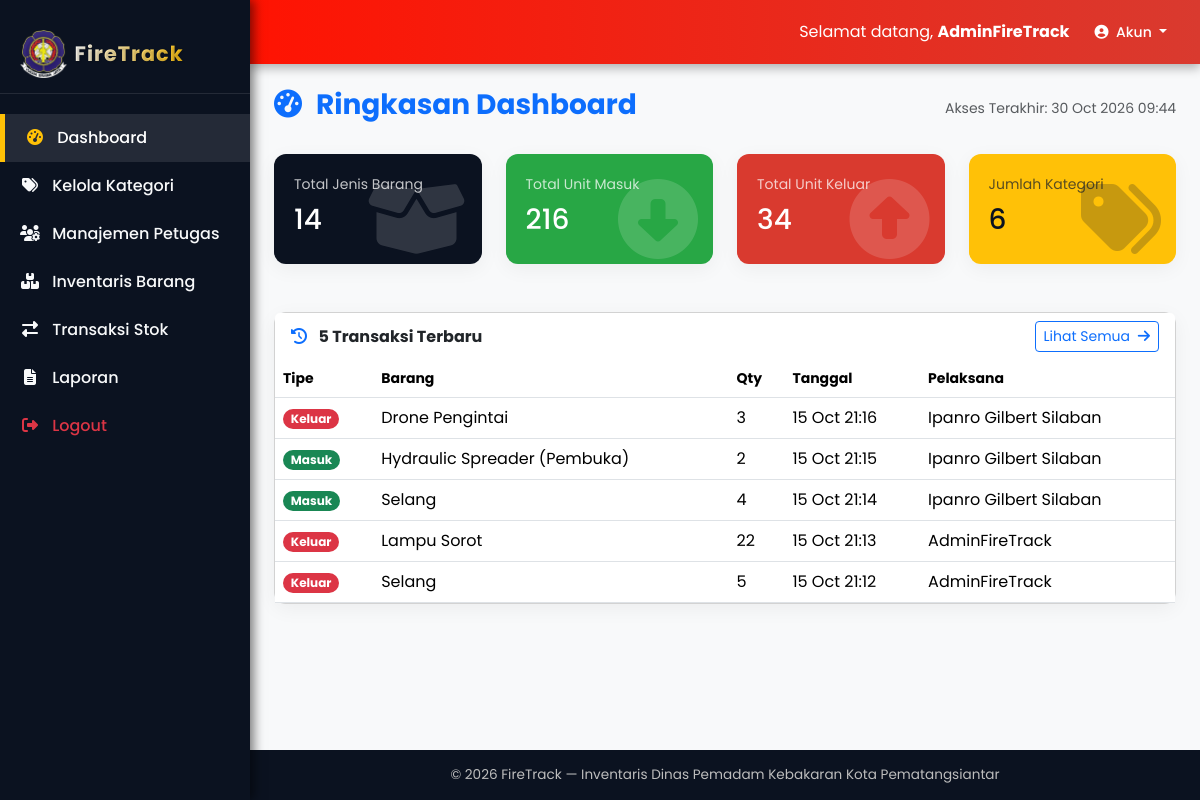
Page /dashboard.php (signed in) on the committed database.
### tables this page shows
CREATE TABLE `transaksi` (
  `id` int(10) UNSIGNED NOT NULL,
  `barang_id` int(10) UNSIGNED NOT NULL,
  `tipe` enum('masuk','keluar') NOT NULL,
  `qty` int(11) NOT NULL,
  `tanggal` datetime NOT NULL DEFAULT CURRENT_TIMESTAMP,
  `user_id` int(10) UNSIGNED DEFAULT NULL,
  `keterangan` varchar(255) DEFAULT NULL
);

CREATE TABLE `barang` (
  `id` int(10) UNSIGNED NOT NULL,
  `kode_barang` varchar(60) NOT NULL,
  `nama` varchar(200) NOT NULL,
  `kategori_id` int(10) UNSIGNED DEFAULT NULL,
  `qty` int(11) NOT NULL DEFAULT '0',
  `lokasi` varchar(200) NOT NULL,
  `foto` varchar(200) DEFAULT NULL,
  `kondisi` varchar(60) DEFAULT 'baik',
  `keterangan` text,
  `updated_by` int(10) UNSIGNED DEFAULT NULL,
  `created_at` timestamp NOT NULL DEFAULT CURRENT_TIMESTAMP,
  `updated_at` timestamp NOT NULL DEFAULT CURRENT_TIMESTAMP ON UPDATE CURRENT_TIMESTAMP
);

CREATE TABLE `users` (
  `id` int(10) UNSIGNED NOT NULL,
  `username` varchar(50) NOT NULL,
  `password` varchar(255) NOT NULL,
  `nama` varchar(150) DEFAULT NULL,
  `role` enum('admin','petugas') NOT NULL DEFAULT 'petugas',
  `created_at` timestamp NOT NULL DEFAULT CURRENT_TIMESTAMP
);

### dashboard.php (the view, shortened to what this page needs)
<?php
function esc($s) {
    return htmlspecialchars($s ?? '', ENT_QUOTES | ENT_SUBSTITUTE, 'UTF-8');
}
$totalBarang = 0;
$totalTransaksiMasuk = 0;
$totalTransaksiKeluar = 0;
$totalKategori = 0;
$latestTransactions = [];
try {
    $res_barang = $conn->query("SELECT COUNT(id) AS total FROM barang");
    if ($res_barang) $totalBarang = $res_barang->fetch_assoc()['total'];
    $res_transaksi = $conn->query("SELECT tipe, SUM(qty) AS total_qty FROM transaksi GROUP BY tipe");
    if ($res_transaksi) {
        while($row = $res_transaksi->fetch_assoc()) {
            if ($row['tipe'] === 'masuk') $totalTransaksiMasuk = $row['total_qty'];
            elseif ($row['tipe'] === 'keluar') $totalTransaksiKeluar = $row['total_qty'];
        }
    }
    $res_kategori = $conn->query("SELECT COUNT(id) AS total FROM kategori");
    if ($res_kategori) $totalKategori = $res_kategori->fetch_assoc()['total'];
    $sql_latest = "
        SELECT t.id, t.tipe, t.qty, t.tanggal, t.keterangan,
               b.nama AS nama_barang,
               u.nama AS nama_pengguna
        FROM transaksi t
        JOIN barang b ON t.barang_id = b.id
        JOIN users u ON t.user_id = u.id
        ORDER BY t.tanggal DESC
        LIMIT 5";
    $res_latest = $conn->query($sql_latest);
    if ($res_latest) {
        while($row = $res_latest->fetch_assoc()) {
            $latestTransactions[] = $row;
        }
    }
} catch (\Exception $e) {
}
require_once 'header.php';
require_once 'sidebar.php';
require_once 'navbar.php';
?>
<div class="container-fluid main-content p-4">
    <div class="d-flex justify-content-between align-items-center mb-4">
        <h1 class="h3 fw-bold text-primary">
            <i class="fa fa-tachometer-alt me-2"></i> Ringkasan Dashboard
        </h1>
        <div class="small text-muted">Akses Terakhir: <?= date('d M Y H:i') ?></div>
    </div>
    <div class="row g-4 mb-5">
        <div class="col-sm-6 col-md-3">
            <div class="summary-box bg-total dashboard-card">
                <div class="small opacity-75">Total Jenis Barang</div>
                <h3 class="mt-2"><?= number_format($totalBarang, 0, ',', '.') ?></h3>
                <i class="fa fa-box-open"></i>
            </div>
        </div>
        <div class="col-sm-6 col-md-3">
            <div class="summary-box bg-masuk dashboard-card">
                <div class="small opacity-75">Total Unit Masuk</div>
                <h3 class="mt-2"><?= number_format($totalTransaksiMasuk, 0, ',', '.') ?></h3>
                <i class="fa fa-arrow-alt-circle-down"></i>
            </div>
        </div>
        <div class="col-sm-6 col-md-3">
            <div class="summary-box bg-keluar dashboard-card">
                <div class="small opacity-75">Total Unit Keluar</div>
                <h3 class="mt-2"><?= number_format($totalTransaksiKeluar, 0, ',', '.') ?></h3>
                <i class="fa fa-arrow-alt-circle-up"></i>
            </div>
        </div>
        <div class="col-sm-6 col-md-3">
            <div class="summary-box bg-kategori dashboard-card">
                <div class="small opacity-75 text-dark">Jumlah Kategori</div>
                <h3 class="mt-2"><?= number_format($totalKategori, 0, ',', '.') ?></h3>
                <i class="fa fa-tags text-dark"></i>
            </div>
        </div>
    </div>
    <div class="row g-4">
        <div class="col-12">
            <div class="card dashboard-card h-100">
                <div class="card-header bg-white fw-bold border-bottom-0 d-flex justify-content-between align-items-center">
                    <div>
                        <i class="fa fa-history me-2 text-primary"></i> 5 Transaksi Terbaru
                    </div>
                    <a href="transactions.php" class="btn btn-sm btn-outline-primary">
                        Lihat Semua <i class="fa fa-arrow-right ms-1"></i>
                    </a>
                </div>
                <div class="card-body p-0">
                    <?php if (empty($latestTransactions)): ?>
                        <div class="alert alert-info m-4 text-center">
                            Belum ada data transaksi yang tercatat.
                        </div>
                    <?php else: ?>
                        <div class="table-responsive">
                            <table class="table table-hover mb-0">
                                <thead>
                                    <tr>
                                        <th class="small">Tipe</th>
                                        <th class="small">Barang</th>
                                        <th class="small">Qty</th>
                                        <th class="small">Tanggal</th>
                                        <th class="small">Pelaksana</th>
                                    </tr>
                                </thead>
                                <tbody>
                                    <?php foreach ($latestTransactions as $t): ?>
                                        <tr>
                                            <td>
                                                <span class="badge rounded-pill <?= ($t['tipe']==='masuk') ? 'bg-success' : 'bg-danger' ?>">
                                                    <?= esc(ucfirst($t['tipe'])) ?>
                                                </span>
                                            </td>
                                            <td><?= esc($t['nama_barang']) ?></td>
                                            <td><?= number_format($t['qty'], 0) ?></td>
                                            <td><?= date('d M H:i', strtotime($t['tanggal'])) ?></td>
                                            <td><?= esc($t['nama_pengguna']) ?></td>
                                        </tr>
                                    <?php endforeach; ?>
                                </tbody>
                            </table>
                        </div>
                    <?php endif; ?>
                </div>
            </div>
        </div>
    </div>
</div>
<?php
require_once 'footer.php';
?>

### rows in the picture
transaksi: tipe "Keluar", barang.nama "Drone Pengintai", qty "3", tanggal "15 Oct 21:16", user.nama "Ipanro Gilbert Silaban"
transaksi: tipe "Masuk", barang.nama "Hydraulic Spreader (Pembuka)", qty "2", tanggal "15 Oct 21:15", user.nama "Ipanro Gilbert Silaban"
transaksi: tipe "Masuk", barang.nama "Selang", qty "4", tanggal "15 Oct 21:14", user.nama "Ipanro Gilbert Silaban"
transaksi: tipe "Keluar", barang.nama "Lampu Sorot", qty "22", tanggal "15 Oct 21:13", user.nama "AdminFireTrack"
transaksi: tipe "Keluar", barang.nama "Selang", qty "5", tanggal "15 Oct 21:12", user.nama "AdminFireTrack"

### other values in the picture
$userName "AdminFireTrack"
$totalBarang "14"
$totalTransaksiMasuk "216"
$totalTransaksiKeluar "34"
$totalKategori "6"
